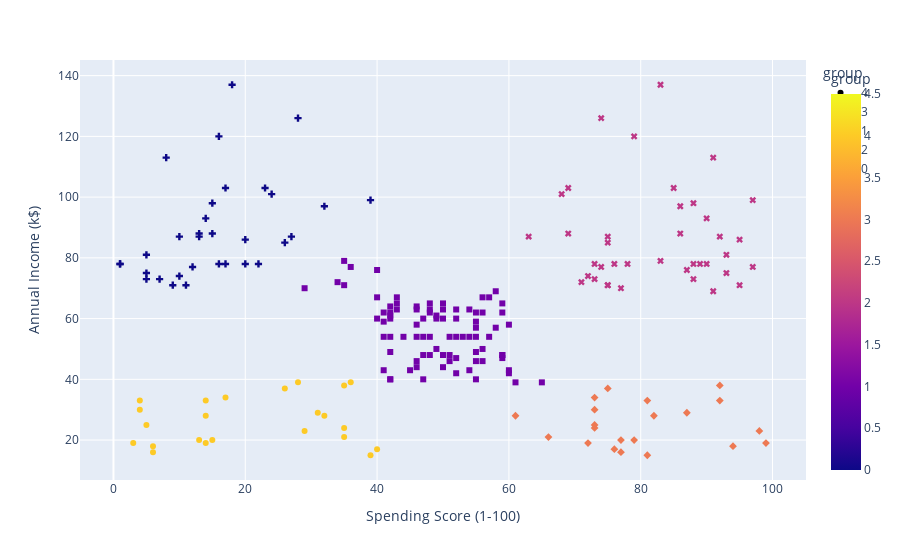

This figure's notebook cell:
### Code cell
px.scatter(df, x='Spending Score (1-100)', y='Annual Income (k$)', color='group',symbol='group')

### Figure 1 — Plotly figure (JSON) as saved in the notebook; plotly's stock layout.template omitted (floating-point values rounded to 4 significant figures)
{"data": [{"hovertemplate": "group=%{marker.color}<br>Spending Score (1-100)=%{x}<br>Annual Income (k$)=%{y}<extra></extra>", "legendgroup": "4", "marker": {"color": [4, 4, 4, 4, 4, 4, 4, 4, 4, 4, 4, 4, 4, 4, 4, 4, 4, 4, 4, 4, 4, 4, 4], "coloraxis": "coloraxis", "symbol": "circle"}, "mode": "markers", "name": "4", "orientation": "v", "showlegend": true, "type": "scatter", "x": [39, 6, 40, 6, 3, 14, 15, 13, 35, 29, 35, 5, 14, 32, 31, 4, 4, 14, 17, 26, 35, 36, 28], "xaxis": "x", "y": [15, 16, 17, 18, 19, 19, 20, 20, 21, 23, 24, 25, 28, 28, 29, 30, 33, 33, 34, 37, 38, 39, 39], "yaxis": "y"}, {"hovertemplate": "group=%{marker.color}<br>Spending Score (1-100)=%{x}<br>Annual Income (k$)=%{y}<extra></extra>", "legendgroup": "3", "marker": {"color": [3, 3, 3, 3, 3, 3, 3, 3, 3, 3, 3, 3, 3, 3, 3, 3, 3, 3, 3, 3, 3], "coloraxis": "coloraxis", "symbol": "diamond"}, "mode": "markers", "name": "3", "orientation": "v", "showlegend": true, "type": "scatter", "x": [81, 77, 76, 94, 72, 99, 77, 79, 66, 98, 73, 73, 82, 61, 87, 73, 92, 81, 73, 75, 92], "xaxis": "x", "y": [15, 16, 17, 18, 19, 19, 20, 20, 21, 23, 24, 25, 28, 28, 29, 30, 33, 33, 34, 37, 38], "yaxis": "y"}, {"hovertemplate": "group=%{marker.color}<br>Spending Score (1-100)=%{x}<br>Annual Income (k$)=%{y}<extra></extra>", "legendgroup": "1", "marker": {"color": [1, 1, 1, 1, 1, 1, 1, 1, 1, 1, 1, 1, 1, 1, 1, 1, 1, 1, 1, 1, 1, 1, 1, 1, 1, 1, 1, 1, 1, 1, 1, 1, 1, 1, 1, 1, 1, 1, 1, 1, 1, 1, 1, 1, 1, 1, 1, 1, 1, 1, 1, 1, 1, 1, 1, 1, 1, 1, 1, 1, 1, 1, 1, 1, 1, 1, 1, 1, 1, 1, 1, 1, 1, 1, 1, 1, 1, 1, 1, 1, 1, 1, 1, 1, 1], "coloraxis": "coloraxis", "symbol": "square"}, "mode": "markers", "name": "1", "orientation": "v", "showlegend": true, "type": "scatter", "x": [61, 65, 55, 47, 42, 42, 52, 60, 54, 60, 45, 41, 50, 46, 51, 46, 56, 55, 52, 59, 51, 59, 50, 48, 59, 47, 55, 42, 49, 56, 47, 54, 53, 48, 52, 42, 51, 55, 41, 44, 57, 46, 58, 55, 60, 46, 55, 41, 49, 40, 42, 52, 47, 50, 42, 49, 41, 48, 59, 55, 56, 42, 50, 46, 43, 48, 52, 54, 42, 46, 48, 50, 43, 59, 43, 57, 56, 40, 58, 29, 35, 34, 40, 36, 35], "xaxis": "x", "y": [39, 39, 40, 40, 40, 40, 42, 42, 43, 43, 43, 43, 44, 44, 46, 46, 46, 46, 47, 47, 48, 48, 48, 48, 48, 48, 49, 49, 50, 50, 54, 54, 54, 54, 54, 54, 54, 54, 54, 54, 54, 54, 57, 57, 58, 58, 59, 59, 60, 60, 60, 60, 60, 60, 61, 61, 62, 62, 62, 62, 62, 62, 63, 63, 63, 63, 63, 63, 64, 64, 65, 65, 65, 65, 67, 67, 67, 67, 69, 70, 71, 72, 76, 77, 79], "yaxis": "y"}, {"hovertemplate": "group=%{marker.color}<br>Spending Score (1-100)=%{x}<br>Annual Income (k$)=%{y}<extra></extra>", "legendgroup": "2", "marker": {"color": [2, 2, 2, 2, 2, 2, 2, 2, 2, 2, 2, 2, 2, 2, 2, 2, 2, 2, 2, 2, 2, 2, 2, 2, 2, 2, 2, 2, 2, 2, 2, 2, 2, 2, 2, 2, 2, 2, 2], "coloraxis": "coloraxis", "symbol": "x"}, "mode": "markers", "name": "2", "orientation": "v", "showlegend": true, "type": "scatter", "x": [91, 77, 95, 75, 75, 71, 88, 73, 72, 93, 87, 97, 74, 90, 88, 76, 89, 78, 73, 83, 93, 75, 95, 63, 75, 92, 86, 69, 90, 86, 88, 97, 68, 85, 69, 91, 79, 74, 83], "xaxis": "x", "y": [69, 70, 71, 71, 71, 72, 73, 73, 74, 75, 76, 77, 77, 78, 78, 78, 78, 78, 78, 79, 81, 85, 86, 87, 87, 87, 88, 88, 93, 97, 98, 99, 101, 103, 103, 113, 120, 126, 137], "yaxis": "y"}, {"hovertemplate": "group=%{marker.color}<br>Spending Score (1-100)=%{x}<br>Annual Income (k$)=%{y}<extra></extra>", "legendgroup": "0", "marker": {"color": [0, 0, 0, 0, 0, 0, 0, 0, 0, 0, 0, 0, 0, 0, 0, 0, 0, 0, 0, 0, 0, 0, 0, 0, 0, 0, 0, 0, 0, 0, 0, 0], "coloraxis": "coloraxis", "symbol": "cross"}, "mode": "markers", "name": "0", "orientation": "v", "showlegend": true, "type": "scatter", "x": [11, 9, 5, 7, 10, 5, 12, 22, 17, 20, 16, 1, 1, 5, 26, 20, 27, 13, 10, 13, 15, 14, 32, 15, 39, 24, 17, 23, 8, 16, 28, 18], "xaxis": "x", "y": [71, 71, 73, 73, 74, 75, 77, 78, 78, 78, 78, 78, 78, 81, 85, 86, 87, 87, 87, 88, 88, 93, 97, 98, 99, 101, 103, 103, 113, 120, 126, 137], "yaxis": "y"}], "layout": {"coloraxis": {"colorbar": {"title": {"text": "group"}}, "colorscale": [[0, "#0d0887"], [0.1111, "#46039f"], [0.2222, "#7201a8"], [0.3333, "#9c179e"], [0.4444, "#bd3786"], [0.5556, "#d8576b"], [0.6667, "#ed7953"], [0.7778, "#fb9f3a"], [0.8889, "#fdca26"], [1, "#f0f921"]]}, "legend": {"title": {"text": "group"}, "tracegroupgap": 0}, "margin": {"t": 60}, "xaxis": {"anchor": "y", "domain": [0, 1], "title": {"text": "Spending Score (1-100)"}}, "yaxis": {"anchor": "x", "domain": [0, 1], "title": {"text": "Annual Income (k$)"}}}}
